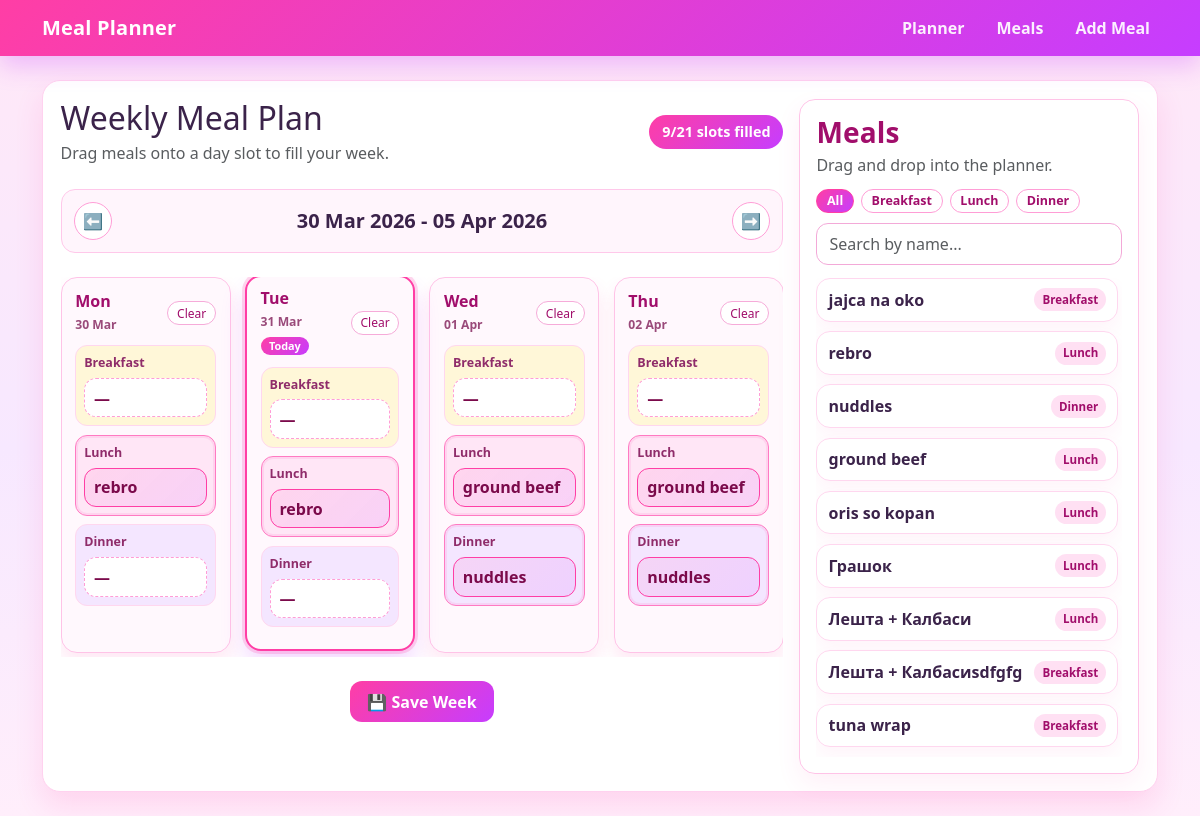
Screenshot of /planner with the database file from the repository.
### models.py (models this page shows)
class WeekPlan(db.Model):
    id = db.Column(db.Integer, primary_key=True)
    start_date = db.Column(db.Date)  # Monday

class Meal(db.Model):
    id = db.Column(db.Integer, primary_key=True)
    name = db.Column(db.String(100))
    category = db.Column(db.String(20))  # breakfast/lunch/dinner

### app.py (the view, shortened to what this page needs)
@app.route('/planner', methods=['GET', 'POST'])
def planner():
    week_param = request.args.get('week')
    if week_param:
        monday = date.fromisoformat(week_param)
    else:
        monday = get_monday()
    week = WeekPlan.query.filter_by(start_date=monday).first()
    if not week:
        week = WeekPlan(start_date=monday)
        db.session.add(week)
        db.session.commit()
    meals = Meal.query.all()
    plan_meals = PlanMeal.query.filter_by(week_id=week.id).all()
    plan_dict = {(pm.day_of_week, pm.meal_type): pm.meal_id for pm in plan_meals}
    week_days = []
    for day in range(7):
        current_date = monday + timedelta(days=day)
        week_days.append({
            "index": day,
            "short_name": current_date.strftime("%a"),
            "display_date": current_date.strftime("%d %b"),
            "iso_date": current_date.isoformat()
        })
    prev_week = monday - timedelta(days=7)
    next_week = monday + timedelta(days=7)
    return render_template(
        'planner.html',
        meals=meals,
        plan=plan_dict,
        monday=monday,
        week_end=monday + timedelta(days=6),
        week_days=week_days,
        today_iso=date.today().isoformat(),
        prev_week=prev_week,
        next_week=next_week,
        timedelta=timedelta
    )

### app.py (called while the page is built)
def get_monday():
    today = date.today()
    return today - timedelta(days=today.weekday())

### templates/planner.html (shortened to what this page needs)
{% extends 'base.html' %}
{% block content %}
{% set meal_types = ['breakfast', 'lunch', 'dinner'] %}
<div class="cute-card planner-panel planner-layout">
    <div class="planner-main">
        <div class="planner-header mb-4">
            <div>
                <h2 class="mb-1">Weekly Meal Plan</h2>
                <p class="text-muted mb-0">Drag meals onto a day slot to fill your week.</p>
            </div>
            <div class="planner-progress">
                <span id="selected-count">0</span>/21 slots filled
            </div>
        </div>
        <div class="d-flex justify-content-between align-items-center mb-4 week-switcher">
            <a class="nav-btn" href="/planner?week={{ prev_week }}">⬅️</a>
            <h5 class="m-0 fw-semibold">{{ monday.strftime('%d %b %Y') }} - {{ week_end.strftime('%d %b %Y') }}</h5>
            <a class="nav-btn" href="/planner?week={{ next_week }}">➡️</a>
        </div>
        <form method="POST" id="planner-form">
            <div class="planner-grid">
                {% for day_info in week_days %}
                <section class="day-card {% if day_info.iso_date == today_iso %}today-card{% endif %}" data-day-index="{{ day_info.index }}">
                    <div class="day-card-head">
                        <div>
                            <h6 class="mb-0">{{ day_info.short_name }}</h6>
                            <small class="day-date">{{ day_info.display_date }}</small>
                            {% if day_info.iso_date == today_iso %}
                            <span class="today-pill">Today</span>
                            {% endif %}
                        </div>
                        <button type="button" class="btn btn-sm day-clear-btn">Clear</button>
                    </div>
                    <div class="meal-slot breakfast-slot drop-slot"
                         data-meal-type="breakfast"
                         data-day-index="{{ day_info.index }}">
                        <label>Breakfast</label>
                        <div class="slot-display" aria-live="polite">—</div>
                    </div>
                    <div class="meal-slot lunch-slot drop-slot"
                         data-meal-type="lunch"
                         data-day-index="{{ day_info.index }}">
                        <label>Lunch</label>
                        <div class="slot-display" aria-live="polite">—</div>
                    </div>
                    <div class="meal-slot dinner-slot drop-slot"
                         data-meal-type="dinner"
                         data-day-index="{{ day_info.index }}">
                        <label>Dinner</label>
                        <div class="slot-display" aria-live="polite">—</div>
                    </div>
                </section>
                {% endfor %}
            </div>
            <div class="planner-actions mt-4">
                <button class="btn-cute" type="submit">💾 Save Week</button>
            </div>
        </form>
    </div>
    <aside class="meal-library" aria-label="Meal library">
        <div class="meal-library-head">
            <h3 class="mb-1">Meals</h3>
            <p class="text-muted mb-0">Drag and drop into the planner.</p>
        </div>
        <div class="meal-library-controls">
            <div class="library-category-tabs" role="tablist" aria-label="Filter by category">
                <button type="button" class="lib-tab active" data-category="all">All</button>
                <button type="button" class="lib-tab" data-category="breakfast">Breakfast</button>
                <button type="button" class="lib-tab" data-category="lunch">Lunch</button>
                <button type="button" class="lib-tab" data-category="dinner">Dinner</button>
            </div>
            <input
                type="text"
                id="library-search"
                class="form-control library-search"
                placeholder="Search by name..."
            >
        </div>
        <div class="meal-library-list" id="meal-library-list">
            {% for meal in meals %}
            <div class="meal-draggable"
                 draggable="true"
                 data-meal-id="{{ meal.id }}"
                 data-category="{{ meal.category }}">
                <span class="meal-draggable-title">{{ meal.name }}</span>
                <span class="meal-draggable-cat">{{ meal.category|capitalize }}</span>
            </div>
            {% endfor %}
        </div>
    </aside>
</div>
{% endblock %}

### rows the page displays
WeekPlan: strftime "30 Mar 2026"
Meal: name "jajca na oko", category "Breakfast"
Meal: name "rebro", category "Lunch"
Meal: name "nuddles", category "Dinner"
Meal: name "ground beef", category "Lunch"
Meal: name "oris so kopan", category "Lunch"
Meal: name "Грашок", category "Lunch"
Meal: name "Лешта + Калбаси", category "Lunch"
Meal: name "Лешта + Калбасиsdfgfg", category "Breakfast"
Meal: name "tuna wrap", category "Breakfast"

### other values shown
{{ week_end.strftime('%d %b %Y') }} "05 Apr 2026"
{{ day_info.short_name }} "Mon" "Tue" "Wed" "Thu"
{{ day_info.display_date }} "30 Mar" "31 Mar" "01 Apr" "02 Apr"
